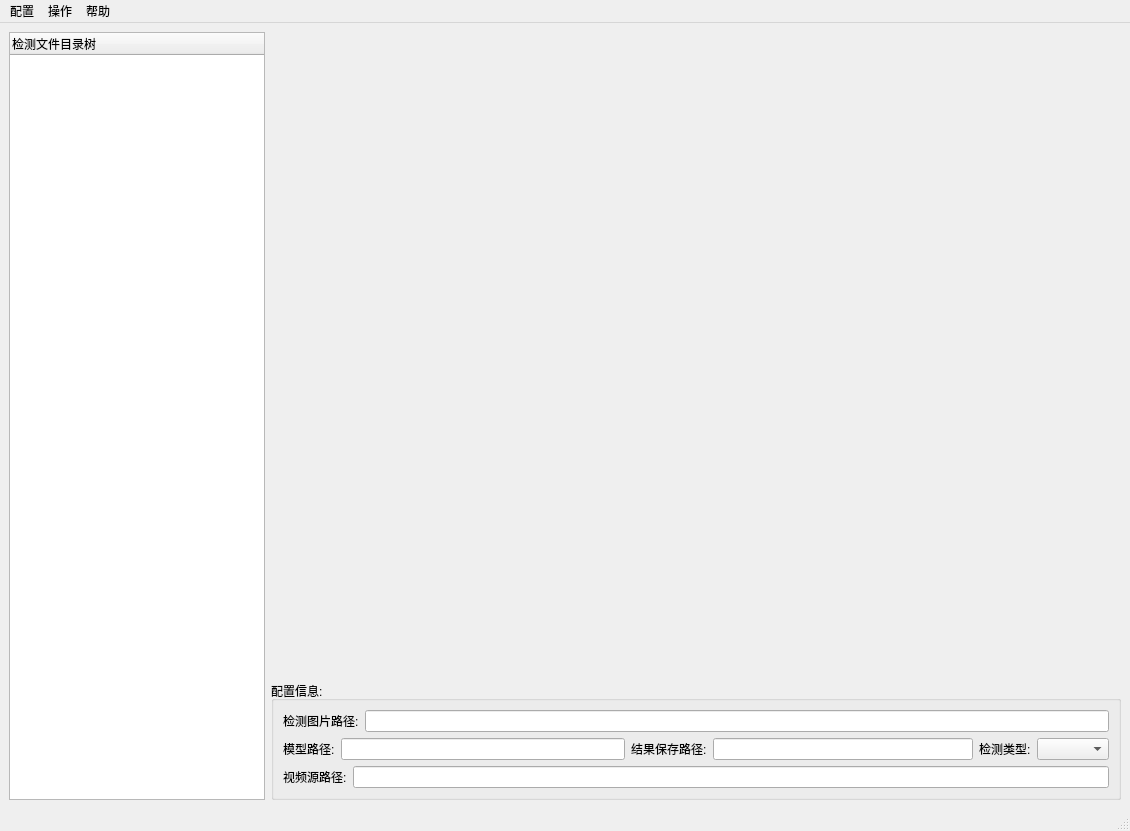
<?xml version="1.0" encoding="UTF-8"?>
<ui version="4.0">
 <class>MainWindow</class>
 <widget class="QMainWindow" name="MainWindow">
  <property name="geometry">
   <rect>
    <x>0</x>
    <y>0</y>
    <width>1130</width>
    <height>831</height>
   </rect>
  </property>
  <property name="windowTitle">
   <string>MainWindow</string>
  </property>
  <widget class="QWidget" name="centralwidget">
   <layout class="QHBoxLayout" name="horizontalLayout_9">
    <item>
     <layout class="QHBoxLayout" name="horizontalLayout">
      <item>
       <widget class="QTreeWidget" name="treeWidget">
        <property name="sizePolicy">
         <sizepolicy hsizetype="Fixed" vsizetype="Expanding">
          <horstretch>0</horstretch>
          <verstretch>0</verstretch>
         </sizepolicy>
        </property>
        <column>
         <property name="text">
          <string notr="true">检测文件目录树</string>
         </property>
        </column>
       </widget>
      </item>
      <item>
       <layout class="QVBoxLayout" name="verticalLayout_3">
        <item>
         <widget class="QLabel" name="pic_show">
          <property name="text">
           <string/>
          </property>
         </widget>
        </item>
        <item>
         <widget class="QGroupBox" name="groupBox">
          <property name="sizePolicy">
           <sizepolicy hsizetype="Preferred" vsizetype="Fixed">
            <horstretch>0</horstretch>
            <verstretch>0</verstretch>
           </sizepolicy>
          </property>
          <property name="title">
           <string>配置信息:</string>
          </property>
          <layout class="QVBoxLayout" name="verticalLayout_2">
           <item>
            <layout class="QHBoxLayout" name="horizontalLayout_6">
             <item>
              <layout class="QHBoxLayout" name="horizontalLayout_2">
               <item>
                <widget class="QLabel" name="label_2">
                 <property name="text">
                  <string>检测图片路径:</string>
                 </property>
                </widget>
               </item>
               <item>
                <widget class="QLineEdit" name="le_Pic_path"/>
               </item>
              </layout>
             </item>
            </layout>
           </item>
           <item>
            <layout class="QVBoxLayout" name="verticalLayout">
             <item>
              <layout class="QHBoxLayout" name="horizontalLayout_7">
               <item>
                <layout class="QHBoxLayout" name="horizontalLayout_5">
                 <item>
                  <widget class="QLabel" name="label_5">
                   <property name="text">
                    <string>模型路径:</string>
                   </property>
                  </widget>
                 </item>
                 <item>
                  <widget class="QLineEdit" name="le_module_path"/>
                 </item>
                </layout>
               </item>
               <item>
                <layout class="QHBoxLayout" name="horizontalLayout_3">
                 <item>
                  <widget class="QLabel" name="label_3">
                   <property name="text">
                    <string>结果保存路径:</string>
                   </property>
                  </widget>
                 </item>
                 <item>
                  <widget class="QLineEdit" name="le_Save_path"/>
                 </item>
                </layout>
               </item>
               <item>
                <layout class="QHBoxLayout" name="horizontalLayout_8">
                 <item>
                  <widget class="QLabel" name="label_6">
                   <property name="text">
                    <string>检测类型:</string>
                   </property>
                  </widget>
                 </item>
                 <item>
                  <widget class="QComboBox" name="cBox"/>
                 </item>
                </layout>
               </item>
              </layout>
             </item>
             <item>
              <layout class="QHBoxLayout" name="horizontalLayout_4">
               <item>
                <widget class="QLabel" name="label_4">
                 <property name="text">
                  <string>视频源路径:</string>
                 </property>
                </widget>
               </item>
               <item>
                <widget class="QLineEdit" name="le_Video_path"/>
               </item>
              </layout>
             </item>
            </layout>
           </item>
          </layout>
         </widget>
        </item>
       </layout>
      </item>
     </layout>
    </item>
   </layout>
  </widget>
  <widget class="QMenuBar" name="menubar">
   <property name="geometry">
    <rect>
     <x>0</x>
     <y>0</y>
     <width>1130</width>
     <height>28</height>
    </rect>
   </property>
   <widget class="QMenu" name="menu">
    <property name="title">
     <string>帮助</string>
    </property>
   </widget>
   <widget class="QMenu" name="menu_2">
    <property name="title">
     <string>配置</string>
    </property>
    <addaction name="set_pic_path"/>
    <addaction name="set_video_path"/>
   </widget>
   <widget class="QMenu" name="menu_3">
    <property name="title">
     <string>操作</string>
    </property>
    <addaction name="start_detect"/>
    <addaction name="open_results"/>
   </widget>
   <addaction name="menu_2"/>
   <addaction name="menu_3"/>
   <addaction name="menu"/>
  </widget>
  <widget class="QStatusBar" name="statusbar"/>
  <action name="new_pro">
   <property name="icon">
    <iconset resource="qt_ico.qrc">
     <normaloff>:/ico/res/xinjian.ico</normaloff>:/ico/res/xinjian.ico</iconset>
   </property>
   <property name="text">
    <string>创建工程</string>
   </property>
  </action>
  <action name="open_pro">
   <property name="icon">
    <iconset resource="qt_ico.qrc">
     <normaloff>:/ico/res/open.ico</normaloff>:/ico/res/open.ico</iconset>
   </property>
   <property name="text">
    <string>打开工程</string>
   </property>
  </action>
  <action name="save_pro">
   <property name="icon">
    <iconset resource="qt_ico.qrc">
     <normaloff>:/ico/res/save.ico</normaloff>:/ico/res/save.ico</iconset>
   </property>
   <property name="text">
    <string>保存工程</string>
   </property>
  </action>
  <action name="saveas_pro">
   <property name="icon">
    <iconset resource="qt_ico.qrc">
     <normaloff>:/ico/res/save_as.ico</normaloff>:/ico/res/save_as.ico</iconset>
   </property>
   <property name="text">
    <string>另存为工程</string>
   </property>
  </action>
  <action name="set_pic_path">
   <property name="icon">
    <iconset resource="qt_ico.qrc">
     <normaloff>:/ico/res/peizhi2.ico</normaloff>:/ico/res/peizhi2.ico</iconset>
   </property>
   <property name="text">
    <string>设置文件目录</string>
   </property>
  </action>
  <action name="save_results_path">
   <property name="icon">
    <iconset resource="qt_ico.qrc">
     <normaloff>:/ico/res/peizhi1.ico</normaloff>:/ico/res/peizhi1.ico</iconset>
   </property>
   <property name="text">
    <string>设置保存目录</string>
   </property>
  </action>
  <action name="read_module">
   <property name="icon">
    <iconset resource="qt_ico.qrc">
     <normaloff>:/ico/res/read_h5.ico</normaloff>:/ico/res/read_h5.ico</iconset>
   </property>
   <property name="text">
    <string>读取模型文件</string>
   </property>
  </action>
  <action name="open_results">
   <property name="icon">
    <iconset resource="qt_ico.qrc">
     <normaloff>:/ico/res/open_results.ico</normaloff>:/ico/res/open_results.ico</iconset>
   </property>
   <property name="text">
    <string>查看检测结果</string>
   </property>
  </action>
  <action name="start_detect">
   <property name="icon">
    <iconset resource="qt_ico.qrc">
     <normaloff>:/ico/res/detect.ico</normaloff>:/ico/res/detect.ico</iconset>
   </property>
   <property name="text">
    <string>开始检测</string>
   </property>
  </action>
  <action name="set_video_path">
   <property name="icon">
    <iconset resource="qt_ico.qrc">
     <normaloff>:/ico/res/video.ico</normaloff>:/ico/res/video.ico</iconset>
   </property>
   <property name="text">
    <string>设置视频源</string>
   </property>
  </action>
 </widget>
 <resources>
  <include location="qt_ico.qrc"/>
 </resources>
 <connections/>
</ui>
